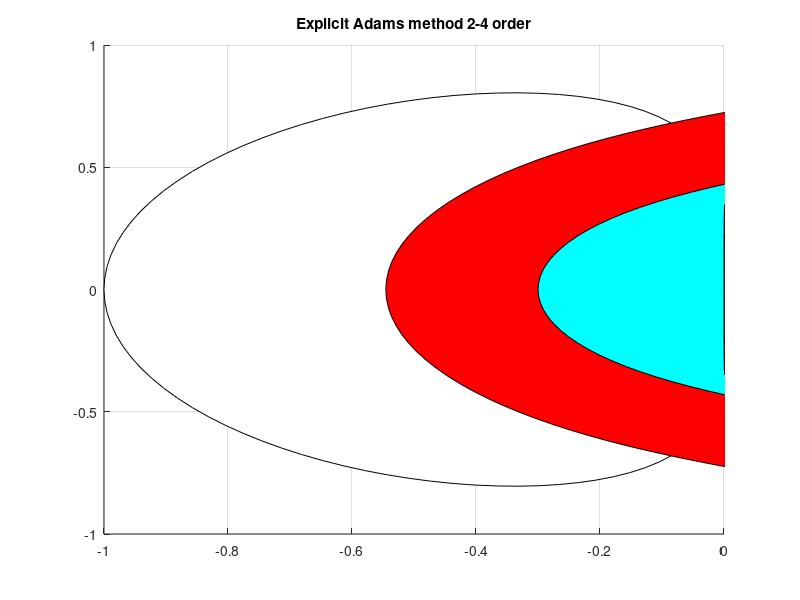
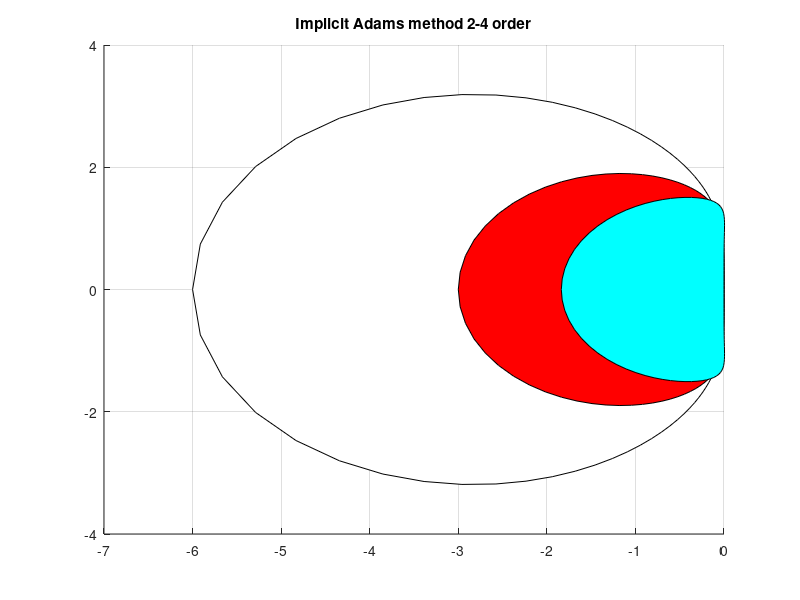

Recreate these plots in MATLAB, in order.
function []=lab5
clear; clc;
t = 0:pi/50:2*pi;
q = exp(1i*t);
lambda = -2;

figure(1);
xlim([-1 0])
grid on
b = [3/2, -1/2];
explicitAdams(b,q,'white');
b = [23/12, -16/12, 5/12];
explicitAdams(b,q,'red');
b = [55/24, -59/24, 37/24, -9/24];
explicitAdams(b,q,'cyan');

function []= explicitAdams(b,q,color)
    res1 = 0;
    for m = 1:length(b)
        res1 = res1 + b(m)*q.^(length(b) - m);
    end
    res2 = (q.^length(b) - q.^(length(b) - 1)) ./ res1;
    patch(real(res2),imag(res2),color);
end

title("Explicit Adams method 2-4 order")

figure(2);
xlim([-7 0]);
grid on
implicitB=[5/12, 8/12, -1/12];
implicitAdams(implicitB,q,'white');
implicitB=[9/24, 19/24, -5/24, 1/24];
implicitAdams(implicitB,q,'red');
implicitB=[251/720, 646/720, -264/720, 106/720, -19/720];
implicitAdams(implicitB,q,'cyan');

function []= implicitAdams(implicitB,q,color)
    res1 = 0;
    for m = 1:length(implicitB)
        res1 = res1 + implicitB(m)*q.^(length(implicitB) - m);
    end
    res2 = (q.^(length(implicitB) - 1) - q.^(length(implicitB) - 2)) ./ res1;
    patch(real(res2),imag(res2),color);
end
title("Implicit Adams method 2-4 order")
disp('Critical tau step:')
disp(0.3/abs(lambda))
end